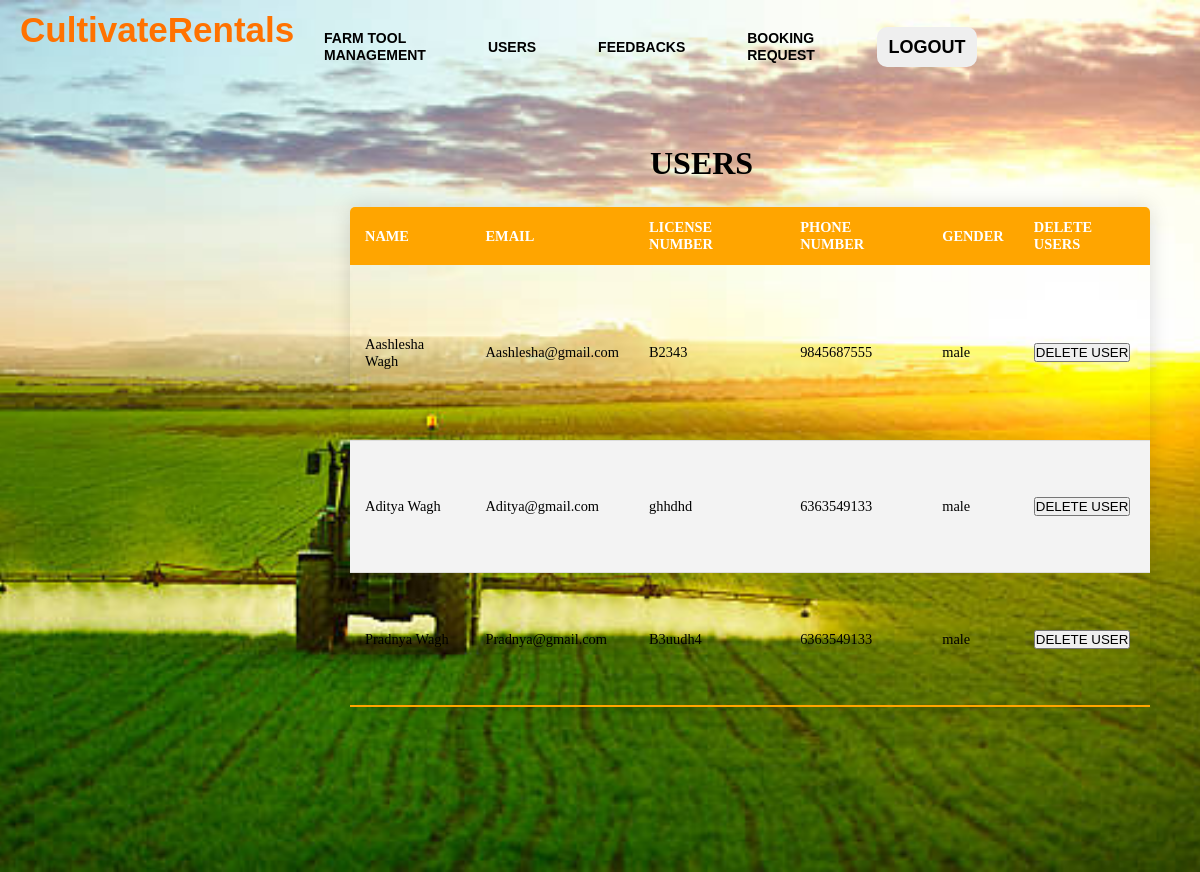
Screenshot of /adminusers.php with the database file from the repository.
### tables this page shows
CREATE TABLE `users` (
  `EMAIL` varchar(255) NOT NULL,
  `FNAME` varchar(255) NOT NULL,
  `LNAME` varchar(255) NOT NULL,
  `LIC_NUM` varchar(255) NOT NULL,
  `PHONE_NUMBER` bigint(11) NOT NULL,
  `PASSWORD` varchar(255) NOT NULL,
  `GENDER` varchar(255) NOT NULL
);

### adminusers.php (the view, shortened to what this page needs)
<!DOCTYPE html>
<html lang="en">
<head>
</head>
<body>
<?php
require_once('connection.php');
$query="select *from users";
$queryy=mysqli_query($con,$query);
?>
<div class="hai">
        <div class="navbar">
            <div class="icon">
                <h2 class="logo">CultivateRentals</h2>
            </div>
            <div class="menu">
                <ul>
                    <li><a href="adminfarmtool.php">FARM TOOL MANAGEMENT</a></li>
                    <li><a href="adminusers.php">USERS</a></li>
                    <li><a href="admindash.php">FEEDBACKS</a></li>
                    <li><a href="adminbook.php">BOOKING REQUEST</a></li>
                  <li> <button class="nn"><a href="index.php">LOGOUT</a></button></li>
                </ul>
            </div>
        </div>
        <div>
            <h1 class="header">USERS</h1>
            <div>
                <div>
                    <table class="content-table">
                <thead>
                    <tr>
                        <th>NAME</th>
                        <th>EMAIL</th>
                        <th>LICENSE NUMBER</th>
                        <th>PHONE NUMBER</th>
                        <th>GENDER</th>
                        <th>DELETE USERS</th>
                    </tr>
                </thead>
                <tbody>
                <?php
                while($res=mysqli_fetch_array($queryy)){
                ?>
                <tr  class="active-row">
                    <td><?php echo $res['FNAME']."  ".$res['LNAME'];?></php></td>
                    <td><?php echo $res['EMAIL'];?></php></td>
                    <td><?php echo $res['LIC_NUM'];?></php></td>
                    <td><?php echo $res['PHONE_NUMBER'];?></php></td>
                    <td><?php echo $res['GENDER'];?></php></td>
                    <td><button type="submit" class="but" name="approve"><a href="deleteuser.php?id=<?php echo $res['EMAIL']?>">DELETE USER</a></button></td>
                </tr>
               <?php } ?>
                </tbody>
                </table>
                </div>
            </div>
        </div>
</body>
</html>

### adminusers.php (style rules this page uses)
* { margin: 0; padding: 0; }
.hai { width: 100%; background: linear-gradient(to top, rgba(0,0,0,0)50%, rgba(0,0,0,0)50%),url("../images/background.jpg"); background-position: center; background-size: cover; height: 109vh; animation: infiniteScrollBg 50s linear infinite; }
.navbar { width: 1200px; height: 75px; margin: auto; }
.icon { width:200px; float: left; height : 70px; }
.logo { color: #ff7200; font-size: 35px; font-family: Arial; padding-left: 20px; float:left; padding-top: 10px; }
.menu { width: 400px; float: left; height: 70px; }
ul { float: left; display: flex; justify-content: center; align-items: center; }
ul li { list-style: none; margin-left: 62px; margin-top: 27px; font-size: 14px; }
ul li a { text-decoration: none; color: black; font-family: Arial; font-weight: bold; transition: 0.4s ease-in-out; }
.content-table { border-collapse: collapse; font-size: 0.9em; min-width: 400px; border-radius: 5px 5px 0 0; overflow: hidden; box-shadow:0 0 20px rgba(0,0,0,0.15); margin-left : 350px ; margin-top: 25px; width: 800px; height: 500px; }
.content-table thead tr { background-color: orange; color: white; text-align: left; }
.content-table th, .content-table td { padding: 12px 15px; }
.content-table tbody tr { border-bottom: 1px solid #dddddd; }
.content-table tbody tr:nth-of-type(even) { background-color: #f3f3f3; }
.content-table tbody tr:last-of-type { border-bottom: 2px solid orange; }
.header { margin-top: 70px; margin-left: 650px; }
.nn { width:100px; border:none; height: 40px; font-size: 18px; border-radius: 10px; cursor: pointer; color:white; transition: 0.4s ease; }
.nn a { text-decoration: none; color: black; font-weight: bold; }
.but a { text-decoration: none; color: black; }

### rows the page displays
users: FNAME "Aashlesha", LNAME "Wagh", EMAIL "Aashlesha@gmail.com", LIC_NUM "B2343", PHONE_NUMBER "9845687555", GENDER "male"
users: FNAME "Aditya", LNAME "Wagh", EMAIL "Aditya@gmail.com", LIC_NUM "ghhdhd", PHONE_NUMBER "6363549133", GENDER "male"
users: FNAME "Pradnya", LNAME "Wagh", EMAIL "Pradnya@gmail.com", LIC_NUM "B3uudh4", PHONE_NUMBER "6363549133", GENDER "male"
